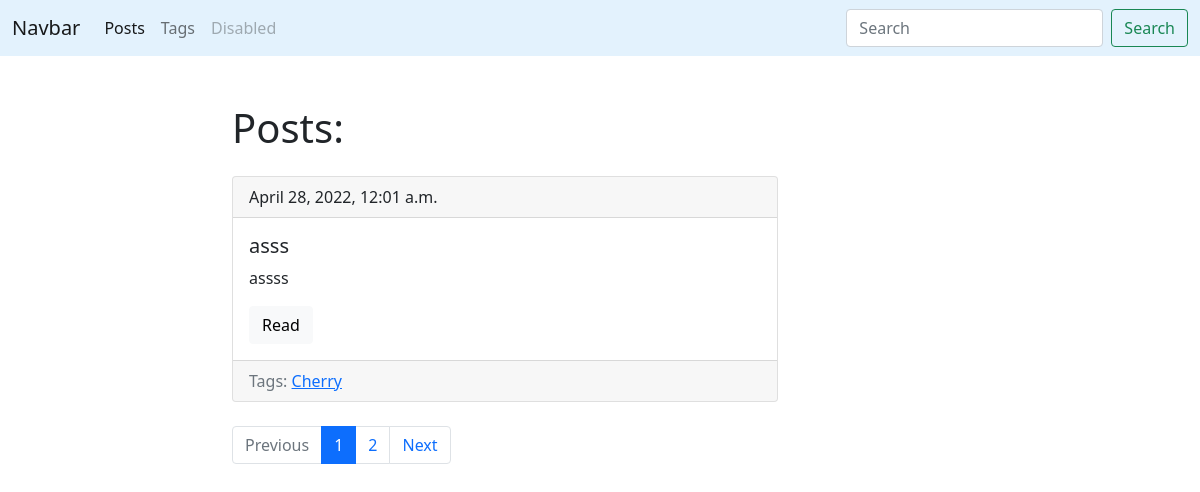
Page /blog/ on the earlier database version.
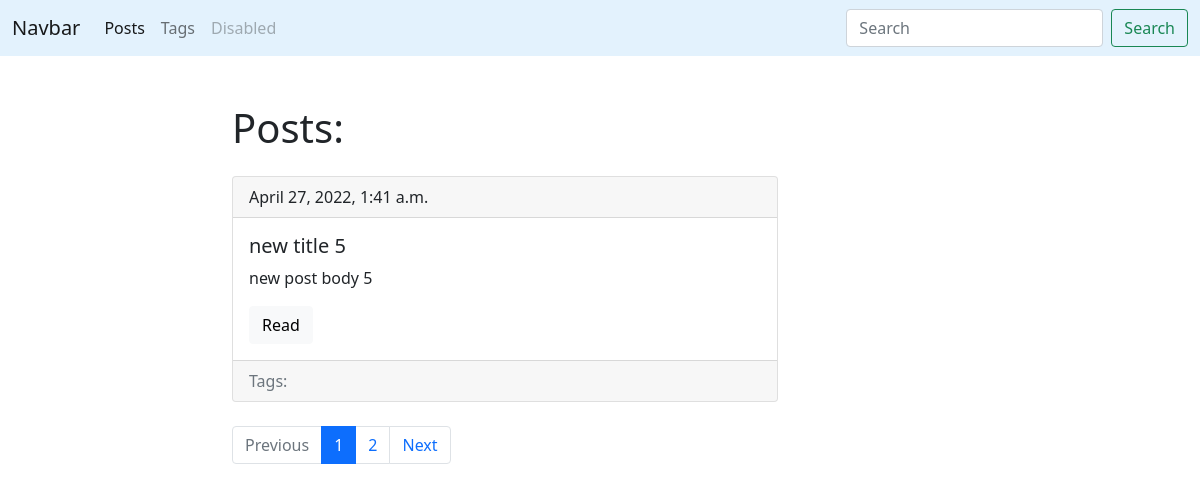
Same page on the later database version.
### blog/models.py (models this page shows, shortened)
class Post(models.Model):
    title = models.CharField(max_length=150, db_index=True)
    slug = models.SlugField(max_length=50, blank=True, unique=True)
    body = models.TextField(blank=True, db_index=True)
    tags = models.ManyToManyField('Tag', blank=True, related_name='posts')
    date_pub = models.DateTimeField(auto_now_add=True)
    def get_absolute_url(self):
        return reverse('post_detail_url', args=[self.slug, ])
    class Meta:
        ordering = ['-date_pub']

class Tag(models.Model):
    title = models.CharField(max_length=50)
    slug = models.SlugField(max_length=50, unique=True)
    def get_absolute_url(self):
        return reverse('tag_detail_url', args=[self.slug, ])
    class Meta:
        ordering = ['title']

### blog/views.py (the view)
# urls.py: path('', posts_list, name='posts_list_url'),
def posts_list(request):
    search_query = request.GET.get('search', '')
    if search_query:
        posts = Post.objects.filter(Q(title__icontains=search_query) | Q(body__icontains=search_query))
    else:
        posts = Post.objects.all()
    paginator = Paginator(posts, 1)
    page_number = request.GET.get('page', 1)
    page = paginator.get_page(page_number)
    is_paginated = page.has_other_pages()
    if page.has_previous():
        prev_url = f'?page={page.previous_page_number()}'
    else:
        prev_url = ''
    if page.has_next():
        next_url = f'?page={page.next_page_number()}'
    else:
        next_url = ''
    context = {'page_object': page, 'is_paginated': is_paginated, 'next_page_url': next_url, 'prev_page_url': prev_url }
    return render(request, 'blog/index.html', context=context)

### blog/templates/blog/index.html (shortened to what this page needs)
{% extends 'blog/base_blog.html' %}
{% block content %}
    <h1 class="mb-4">Posts: </h1>
    {% for post in page_object.object_list %}
        {% include 'blog/includes/post_card_template.html'%}
    {% endfor %}
{% endblock %}

### blog/templates/blog/includes/post_card_template.html
<div class="card mb-4">
          <div class="card-header">
              {{post.date_pub}}
          </div>
          <div class="card-body">
            <h5 class="card-title">{{post.title}}</h5>
            <p class="card-text">{{post.body|truncatewords:15 }}</p>
            <a href="{{ post.get_absolute_url }}" class="btn btn-light">Read</a>
          </div>
            <div class="card-footer text-muted">
            Tags:
                {% for tag in post.tags.all %}
                <a href="{{ tag.get_absolute_url }}"> {{tag.title}}</a>
                {% endfor %}
             </div>
        </div>

Differences in the rows shown:
removed Post: date_pub "April 28, 2022, 12:01 a.m.", title "asss", body "assss"
no longer on this page (row unchanged): Tag: title "Cherry"
now on this page (row unchanged): Post: date_pub "April 27, 2022, 1:41 a.m.", title "new title 5", body "new post body 5"
